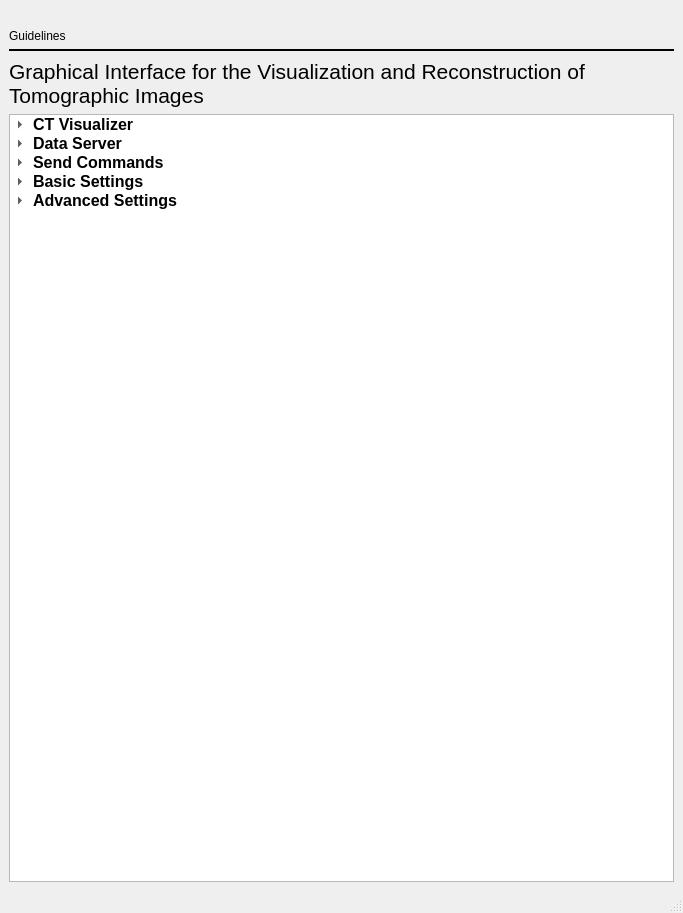
<?xml version="1.0" encoding="UTF-8"?>
<ui version="4.0">
 <class>MainWindow</class>
 <widget class="QMainWindow" name="MainWindow">
  <property name="geometry">
   <rect>
    <x>0</x>
    <y>0</y>
    <width>683</width>
    <height>913</height>
   </rect>
  </property>
  <property name="windowTitle">
   <string>Guidelines</string>
  </property>
  <widget class="QWidget" name="centralwidget">
   <layout class="QGridLayout" name="gridLayout">
    <item row="0" column="0">
     <widget class="QLabel" name="label_5">
      <property name="maximumSize">
       <size>
        <width>16777215</width>
        <height>55</height>
       </size>
      </property>
      <property name="text">
       <string>&lt;html&gt;&lt;head/&gt;&lt;body&gt;&lt;p&gt;&lt;img src=&quot;:/Logo/QT designer assets/logo-ibti SVG.png&quot;/&gt;&lt;/p&gt;&lt;/body&gt;&lt;/html&gt;</string>
      </property>
     </widget>
    </item>
    <item row="1" column="0">
     <widget class="QLabel" name="label_6">
      <property name="styleSheet">
       <string notr="true">font: 75 32pt &quot;Segoe UI&quot;;
font-wheight: Bold</string>
      </property>
      <property name="text">
       <string>Guidelines</string>
      </property>
     </widget>
    </item>
    <item row="2" column="0">
     <widget class="Line" name="line_2">
      <property name="frameShadow">
       <enum>QFrame::Plain</enum>
      </property>
      <property name="lineWidth">
       <number>2</number>
      </property>
      <property name="orientation">
       <enum>Qt::Horizontal</enum>
      </property>
     </widget>
    </item>
    <item row="4" column="0">
     <widget class="QLabel" name="label_7">
      <property name="minimumSize">
       <size>
        <width>0</width>
        <height>50</height>
       </size>
      </property>
      <property name="maximumSize">
       <size>
        <width>900</width>
        <height>90</height>
       </size>
      </property>
      <property name="font">
       <font>
        <family>Segoe UI</family>
        <pointsize>16</pointsize>
        <weight>50</weight>
        <italic>false</italic>
        <bold>false</bold>
       </font>
      </property>
      <property name="styleSheet">
       <string notr="true">font: 16pt &quot;Segoe UI&quot;;</string>
      </property>
      <property name="text">
       <string>Graphical Interface for the Visualization and Reconstruction of Tomographic Images</string>
      </property>
      <property name="wordWrap">
       <bool>true</bool>
      </property>
     </widget>
    </item>
    <item row="5" column="0">
     <widget class="QTreeWidget" name="treeWidget">
      <property name="styleSheet">
       <string notr="true"/>
      </property>
      <property name="uniformRowHeights">
       <bool>false</bool>
      </property>
      <property name="sortingEnabled">
       <bool>false</bool>
      </property>
      <property name="animated">
       <bool>false</bool>
      </property>
      <property name="wordWrap">
       <bool>true</bool>
      </property>
      <property name="headerHidden">
       <bool>true</bool>
      </property>
      <column>
       <property name="text">
        <string/>
       </property>
      </column>
      <item>
       <property name="text">
        <string>CT Visualizer</string>
       </property>
       <property name="font">
        <font>
         <pointsize>12</pointsize>
         <weight>75</weight>
         <bold>true</bold>
        </font>
       </property>
       <item>
        <property name="text">
         <string>Funcionalidade: Esta tela é dedicada à visualização avançada e à reconstrução de imagens médicas, com várias opções de personalização e ajustes de qualidade de
imagem.
 
Uso: A interface oferece um visualizador de imagens com opções para ocultar menus desnecessários.
Inclui botões para abrir imagens, aplicar diferentes colormaps (Gray, Viridis, Plasma, Temperature), e acessar arquivos recentes. Há recursos para exibir e ajustar informações da imagem, como valores mínimos, máximos, média, desvio padrão, soma, foco, kV, e mAs.
A seção de qualidade de imagem permite desenhar regiões de interesse (ROI) e calcular a razão sinal-ruído (SNR) e a razão contraste-ruído (CNR).
A tela também oferece opções de visualização tomográfica (Axial, Coronal, Sagital) e filtros para redução de ruído e melhoria de nitidez.
Além disso, há funcionalidades para realizar reconstruções de imagens via CPU ou GPU,com parâmetros ajustáveis como Dim X, Dim Y, tamanho do pixel e número de fatias. Botões adicionais incluem opções para limpar a visualização, rotacionar a imagem, abrir histogramas e aplicar correções de campo plano.










</string>
        </property>
        <property name="whatsThis">
         <string/>
        </property>
        <property name="font">
         <font>
          <pointsize>11</pointsize>
         </font>
        </property>
       </item>
      </item>
      <item>
       <property name="text">
        <string>Data Server</string>
       </property>
       <property name="font">
        <font>
         <pointsize>12</pointsize>
         <weight>75</weight>
         <bold>true</bold>
        </font>
       </property>
       <item>
        <property name="text">
         <string>Funcionalidade: Permite ao usuário acesso ao SQL Data Server do sistema.

Uso: com acesso as credenciais do servidor SQL, preencha os campos de Host, User, Password e Database para acessar o servidor.
Use: Execute Table para execultar uma tabela do servidor e Download CSV para realizar um download da tabela do servidor.


</string>
        </property>
        <property name="font">
         <font>
          <pointsize>11</pointsize>
         </font>
        </property>
       </item>
      </item>
      <item>
       <property name="text">
        <string>Send Commands</string>
       </property>
       <property name="font">
        <font>
         <pointsize>12</pointsize>
         <weight>75</weight>
         <bold>true</bold>
        </font>
       </property>
       <item>
        <property name="text">
         <string notr="true">Funcionalidade: Permite o envio de comandos específicos para o sistema.

Uso: Insira os valores necessários nos campos fornecidos e use os botões para enviar
comandos como &quot;Exposures&quot;, &quot;Start CT&quot;, &quot;Origin&quot;, etc. As descrições dos comandos estão 
disponíveis clicando no ícone de interrogação (?) ao lado de cada comando.

</string>
        </property>
        <property name="font">
         <font>
          <pointsize>11</pointsize>
         </font>
        </property>
       </item>
      </item>
      <item>
       <property name="text">
        <string>Basic Settings</string>
       </property>
       <property name="font">
        <font>
         <pointsize>12</pointsize>
         <weight>75</weight>
         <bold>true</bold>
        </font>
       </property>
       <item>
        <property name="text">
         <string>Funcionalidade: Proporciona uma interface para ajustar configurações básicas do sistema.

Uso: Ajuste parâmetros básicos como exposições, oversample, altura do scan, entre outros. Utilize os botões para salvar, carregar ou limpar configurações.


</string>
        </property>
        <property name="font">
         <font>
          <pointsize>11</pointsize>
         </font>
        </property>
       </item>
      </item>
      <item>
       <property name="text">
        <string>Advanced Settings</string>
       </property>
       <property name="font">
        <font>
         <pointsize>12</pointsize>
         <weight>75</weight>
         <bold>true</bold>
        </font>
       </property>
       <item>
        <property name="text">
         <string>Funcionalidade: Permite ao usuário ajustar parâmetros avançados do sistema.

Uso: Modifique as configurações como necessário. Clique em &quot;Send Parameters&quot; para aplicar as mudanças. 
Use &quot;Download JSON&quot; para salvar as configurações e &quot;Upload JSON&quot; para carregar  configurações previamente salvas.


</string>
        </property>
        <property name="font">
         <font>
          <pointsize>11</pointsize>
         </font>
        </property>
       </item>
      </item>
     </widget>
    </item>
   </layout>
  </widget>
  <widget class="QMenuBar" name="menubar">
   <property name="geometry">
    <rect>
     <x>0</x>
     <y>0</y>
     <width>683</width>
     <height>21</height>
    </rect>
   </property>
  </widget>
  <widget class="QStatusBar" name="statusbar"/>
 </widget>
 <resources/>
 <connections/>
</ui>
